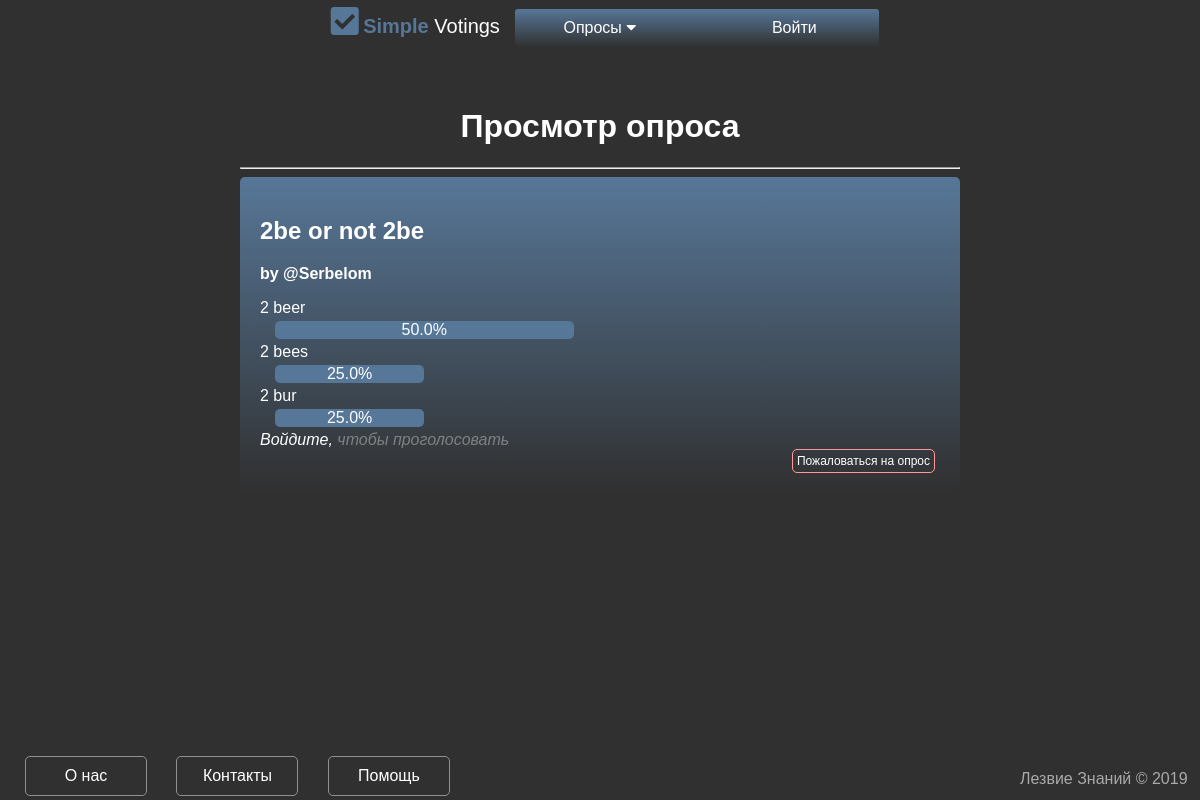
The page /poll/0a7fddc22e/ on the database its author committed.
### vote/models.py (models this page shows, shortened)
class Poll(models.Model):
    hash_id = models.CharField(max_length=20)
    date = models.DateField(default="2000-01-01")
    open_date = models.DateField(default="2001-01-01")
    time = models.TimeField(default="00:00:00")
    name = models.CharField(max_length=100)
    one_answer = models.BooleanField(default=True)
    author = models.ForeignKey(to=User, on_delete=models.CASCADE)
    open_for_vote = models.BooleanField(default=True)

class Poll_variant(models.Model):
    variant_name = models.CharField(max_length=100)
    belongs_to = models.ForeignKey(
        to=Poll, default='none', on_delete=models.CASCADE)

### vote/views.py (the view, shortened to what this page needs)
# urls.py: path('poll/<str:hash_id>/', views.view_poll),
def view_poll(request, hash_id):
    context = get_base_context(request)
    poll = get_object_or_404(Poll, hash_id=hash_id)
    if poll.open_for_vote:
        if datetime.datetime.now().date() > poll.open_date:
            if datetime.datetime.now().time() > poll.time:
                poll.open_for_vote = False
                poll.save()
    context['title'] = poll.name
    context['main_header'] = 'Просмотр опроса'
    context['poll_hash'] = hash_id
    all_variants = Poll_variant.objects.filter(belongs_to=poll)
    voted = False
    for i in range(len(all_variants)):
        if request.user.is_authenticated:
            if len(Vote.objects.filter(author=request.user, belongs_to=all_variants[i])):
                voted = True
        else:
            voted = False
    all_votes = 0
    for i in range(len(all_variants)):
        all_votes += len(Vote.objects.filter(belongs_to=all_variants[i]))
    lst = []
    for i in range(len(all_variants)):
        votes = len(Vote.objects.filter(belongs_to=all_variants[i]))
        if all_votes == 0:
            all_votes = 1
        vote = votes / all_votes * 100
        tmp_lst = [all_variants[i], str(round(vote, 1)) + '%', i, round(vote, 0)]
        lst.append(tmp_lst)
    context['poll_variants'] = lst
    context['poll'] = poll
    context['votes'] = all_votes
    context['voted'] = voted
    context['closed'] = not poll.open_for_vote
    return render(request, 'polls/poll.html', context)

### vote/templates/polls/poll.html (shortened to what this page needs)
{% extends 'base.html' %}
{% load static %}
{% block content %}
<link rel="stylesheet" href="{% static 'css/form.css' %}">
<link rel="stylesheet" href="{% static 'css/polls/poll.css' %}">
<body>
	<h1>{{main_header}}</h1>
	<hr>
		<div class="cl_container">
		<form action="." method="POST">
			<h2>{{ poll.name }}</h2>
			<p><b><a href="/accounts/user/{{ poll.author.id }}/">by @{{ poll.author }}</a></b></p>
			{% if poll.one_answer %}
				<ul>
					{% for poll_variant in poll_variants %}
					<li>
						{% if not voted and not closed and user.is_authenticated %}
							<input type="radio" name="poll" value="variant_{{ poll_variant.2 }}"> {{ poll_variant.0.variant_name }}<br>
						{% else %}
							<span>{{ poll_variant.0.variant_name }}</span>
						{% endif %}
						<div class="pb_wrapper">
							<div class="pb" style="width: {{ poll_variant.1 }}; min-width: 50px;"><center><nobr>{{ poll_variant.1 }}</nobr></center></div>
						</div>
					</li>
					{% endfor %}
				</ul>
			{% else %}
				<ul>
					{% for poll_variant in poll_variants %}
					<li>
						{% if not voted and not closed and user.is_authenticated %}
							<input type="checkbox" name="variant_{{ poll_variant.2 }}"> {{ poll_variant.0.variant_name }}<br>
						{% else %}
							<span>{{ poll_variant.0.variant_name }}</span>
						{% endif %}
						<div class="pb_wrapper">
							<div class="pb" style="width: {{ poll_variant.1 }}; min-width: 50px;"><center><nobr>{{ poll_variant.1 }}</nobr></center></div>
						</div>
					</li>
					{% endfor %}
				</ul>
			{% endif %}
            {% if user.is_authenticated %}
                {% if voted %}
                    <i style="color: grey; margin-top: 5px;">Вы уже проголосовали</i>
			    {% elif closed %}
				    <i style="color: grey; margin-top: 5px;">Опрос закрыт</i>
			    {% else %}
			        <input class="button" type="submit" value="Пролосовать" style="margin-top: 5px;">
			    {% endif %}
			{% else %}
			    <i style="color: grey; margin-top: 5px;"><a href="/accounts/login/" style="display: contents;">Войдите,</a> чтобы проголосовать</i>
			{% endif %}
			<a class="button warn report" href="/polls/add_report/{{ poll_hash }}/">Пожаловаться на опрос</a>
		</form>
		</div>
</body>
{% endblock %}

### static/css/base.css (style rules this page uses)
body { margin: 0px; background-color: #303030; color: white; font-family: Arial, "Helvetica Neue", Helvetica,sans-serif; }
h1 { text-align: center; }
a { color: white; text-decoration: none; }
.button { cursor: pointer; background-color: transparent; color:white; font-size: 16px; padding: 10px; border-radius: 5px; display: table; vertical-align: middle; text-align: center; border: 1px solid #909090; }
.warn { border-color: #f99 !important; }
.cl_container { padding: 20px; border-radius: 5px; background-image: linear-gradient(to top, transparent, #577798); }

### static/css/menu_mobile.css (style rules this page uses)
.logo_holder i, b { color: #577798; }

### static/css/menu.css (style rules this page uses)
ul { list-style: none; margin: 0; padding: 0; }
.logo_holder i, b { color: #577798; }

### static/css/form.css (style rules this page uses)
.button { color: white; }

### vote/templates/polls/poll.html (style rules this page uses)
.pb_wrapper { margin-top: 4px; margin-bottom: 4px; margin-right: 10%; margin-left: 15px; }
.pb { border-radius: 5px; background-color: #577798; }
.report { margin-right: 5px; margin-left: auto; font-size: 12px; padding: 4px; }

### rows shown on the page
Poll: name "2be or not 2be"
Poll_variant: variant_name "2 beer", poll_variant "50.0%"
Poll_variant: variant_name "2 bees", poll_variant "25.0%"
Poll_variant: variant_name "2 bur", poll_variant "25.0%"

### other values the page prints
{{ menu.6.text }} "Войти"
{{ main_header }} "Просмотр опроса"
{{ menu.8.text }} "О нас"
{{ menu.9.text }} "Контакты"
{{ menu.10.text }} "Помощь"
